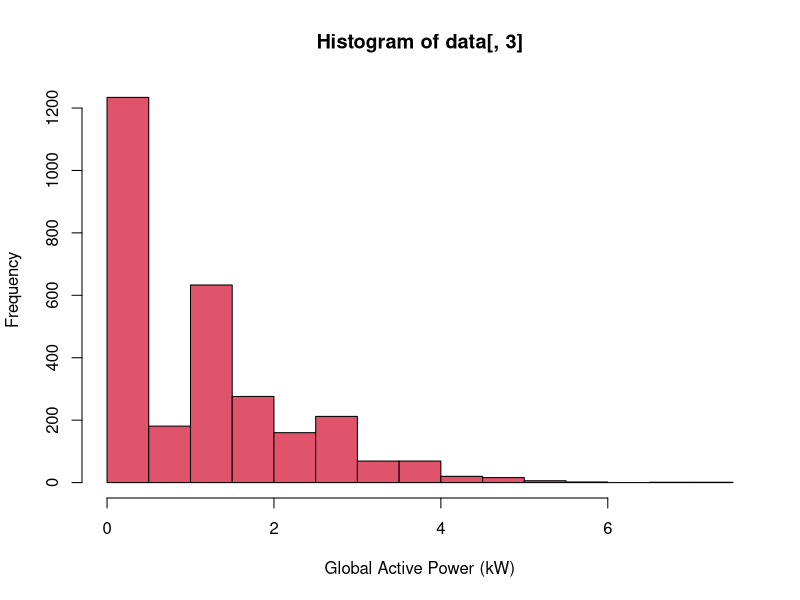

This chart was generated by the following R code:
data = read.csv("mod_data.csv")

datetime = strptime(paste(data[,1], data[,2]), "%Y/%m/%d %H:%m:%s")

graphics.off()

hist(data[,3], xlab = "Global Active Power (kW)", col = '2')